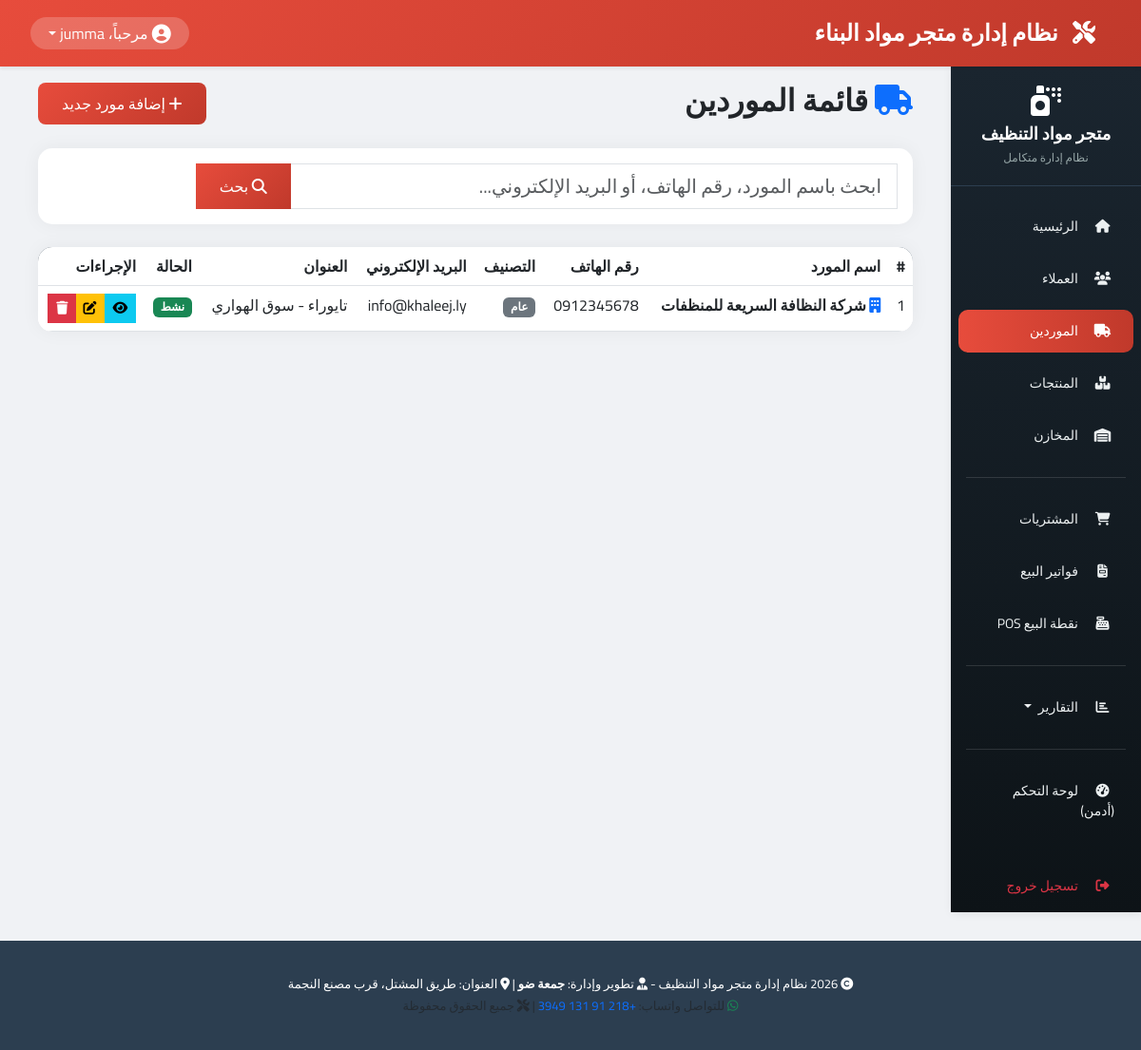
Page /suppliers/ (signed in) on the committed database.
### suppliers/models.py (models this page shows, shortened)
class Supplier(models.Model):
    name = models.CharField(max_length=200, verbose_name="اسم المورد")
    phone = models.CharField(max_length=20, blank=True, null=True, verbose_name="رقم الهاتف")
    email = models.EmailField(blank=True, null=True, verbose_name="البريد الإلكتروني")
    address = models.CharField(max_length=300, blank=True, null=True, verbose_name="العنوان")
    SUPPLIER_CATEGORIES = [
        ('detergents', 'منظفات سائلة'),
        ('powders', 'مساحيق غسيل'),
        ('disinfectants', 'مطهرات ومعقمات'),
        ('papers', 'ورقيات ومناديل'),
        ('tools', 'أدوات ومعدات تنظيف'),
        ('chemicals', 'مواد كيميائية خام'),
        ('general', 'عام'),
    ]
    category = models.CharField(max_length=20, choices=SUPPLIER_CATEGORIES, default='general', verbose_name="تصنيف المورد")
    is_active = models.BooleanField(default=True, verbose_name="نشط")
    created_at = models.DateTimeField(auto_now_add=True, verbose_name="تاريخ الإضافة")
    updated_at = models.DateTimeField(auto_now=True, verbose_name="آخر تحديث")
    class Meta:
        verbose_name = "مورد"
        verbose_name_plural = "الموردين"
        ordering = ['name']

### suppliers/views.py (the view)
# urls.py: path('', views.SupplierListView.as_view(), name='supplier_list'),
class SupplierListView(LoginRequiredMixin, ListView):
    model = Supplier
    template_name = 'suppliers/supplier_list.html'
    context_object_name = 'suppliers'
    paginate_by = 10
    def get_queryset(self):
        try:
            queryset = super().get_queryset()
            search = self.request.GET.get('search', '').strip()
            if search:
                queryset = queryset.filter(
                    Q(name__icontains=search) |
                    Q(phone__icontains=search) |
                    Q(email__icontains=search)
                )
            return queryset
        except Exception as e:
            messages.error(self.request, "حدث خطأ أثناء البحث عن الموردين، يرجى المحاولة لاحقاً.")
            return Supplier.objects.none()
    def get_context_data(self, **kwargs):
        context = super().get_context_data(**kwargs)
        context['search'] = self.request.GET.get('search', '')
        return context

### suppliers/templates/suppliers/supplier_list.html (shortened to what this page needs)
{% extends 'base.html' %}
{% load static %}
{% block content %}
<div class="container-fluid">
    <div class="row">
        <div class="col-12">
            <div class="d-flex justify-content-between align-items-center mb-4">
                <h2>
                    <i class="fas fa-truck text-primary"></i>
                    قائمة الموردين
                </h2>
                <a href="{% url 'suppliers:supplier_add' %}" class="btn btn-primary-custom">
                    <i class="fas fa-plus"></i>
                    إضافة مورد جديد
                </a>
            </div>
            <div class="card card-custom mb-4">
                <div class="card-body">
                    <form method="GET" class="row g-3">
                        <div class="col-md-10">
                            <div class="input-group">
                                <input type="text"
                                       name="search"
                                       class="form-control form-control-lg"
                                       placeholder="ابحث باسم المورد، رقم الهاتف، أو البريد الإلكتروني..."
                                       value="{{ search }}">
                                <button class="btn btn-primary-custom" type="submit">
                                    <i class="fas fa-search"></i> بحث
                                </button>
                            </div>
                        </div>
                        <div class="col-md-2">
                        </div>
                    </form>
                </div>
            </div>
            <div class="card card-custom">
                <div class="card-body p-0">
                    <div class="table-responsive">
                        <table class="table table-custom table-hover mb-0">
                            <thead>
                                <tr>
                                    <th>#</th>
                                    <th>اسم المورد</th>
                                    <th>رقم الهاتف</th>
                                    <th>التصنيف</th>
                                    <th>البريد الإلكتروني</th>
                                    <th>العنوان</th>
                                    <th>الحالة</th>
                                    <th>الإجراءات</th>
                                </tr>
                            </thead>
                            <tbody>
                                {% if suppliers %}
                                    {% for supplier in suppliers %}
                                    <tr>
                                        <td>{{ forloop.counter }}</td>
                                        <td class="fw-bold">
                                            <i class="fas fa-building text-primary"></i>
                                            {{ supplier.name }}
                                        </td>
                                        <td>{{ supplier.phone|default:"—" }}</td>
                                        <td>
                                            <span class="badge bg-secondary">
                                                {{ supplier.get_category_display }}
                                            </span>
                                        </td>
                                        <td>{{ supplier.email|default:"—" }}</td>
                                        <td>{{ supplier.address|default:"—"|truncatechars:30 }}</td>
                                        <td>
                                            {% if supplier.is_active %}
                                                <span class="badge bg-success">نشط</span>
                                            {% else %}
                                                <span class="badge bg-secondary">غير نشط</span>
                                            {% endif %}
                                        </td>
                                        <td>
                                            <div class="btn-group" role="group">
                                                <a href="{% url 'suppliers:supplier_detail' supplier.pk %}"
                                                   class="btn btn-sm btn-info" title="عرض">
                                                    <i class="fas fa-eye"></i>
                                                </a>
                                                <a href="{% url 'suppliers:supplier_edit' supplier.pk %}"
                                                   class="btn btn-sm btn-warning" title="تعديل">
                                                    <i class="fas fa-edit"></i>
                                                </a>
                                                <a href="{% url 'suppliers:supplier_delete' supplier.pk %}"
                                                   class="btn btn-sm btn-danger" title="حذف">
                                                    <i class="fas fa-trash"></i>
                                                </a>
                                            </div>
                                        </td>
                                    </tr>
                                    {% endfor %}
                                {% endif %}
                            </tbody>
                        </table>
                    </div>
                </div>
            </div>
        </div>
    </div>
</div>
{% endblock %}

### templates/includes/navbar.html (shortened to what this page needs)
{% load static %}
<nav class="navbar navbar-expand-lg navbar-top shadow-sm">
    <div class="container-fluid">
        <a class="navbar-brand fw-bold" href="{% url 'home' %}">
            <i class="fas fa-tools"></i> نظام إدارة متجر مواد البناء
        </a>
        <div class="d-flex align-items-center">
            <div class="dropdown">
                <a href="#" class="dropdown-toggle text-decoration-none user-dropdown d-flex align-items-center" data-bs-toggle="dropdown" aria-expanded="false">
                    <i class="fas fa-user-circle fa-lg me-1"></i>
                    <span class="d-none d-md-inline">مرحباً، {{ request.user.first_name|default:request.user.username }}</span>
                </a>
            </div>
        </div>
    </div>
</nav>

### static/css/style.css (style rules this page uses)
* { margin: 0; padding: 0; box-sizing: border-box; }
body { background-color: #f0f2f5; font-family: 'Cairo', 'Tahoma', 'Segoe UI', system-ui; }
.navbar-top { background: linear-gradient(135deg, #e74c3c 0%, #c0392b 100%); box-shadow: 0 2px 10px rgba(0,0,0,0.1); padding: 12px 20px; }
.navbar-top .navbar-brand { color: white; font-weight: bold; font-size: 1.5rem; }
.navbar-top .navbar-brand i { margin-left: 10px; }
.user-dropdown { background: rgba(255,255,255,0.2); border-radius: 30px; padding: 5px 15px; color: white; }
.card-custom { background: white; border-radius: 15px; border: none; box-shadow: 0 0 20px rgba(0,0,0,0.05); transition: transform 0.3s ease, box-shadow 0.3s ease; }
.btn-primary-custom { background: linear-gradient(135deg, #e74c3c 0%, #c0392b 100%); border: none; color: white; padding: 10px 25px; border-radius: 8px; transition: all 0.3s ease; }
.table-custom { background: white; border-radius: 15px; overflow: hidden; }
.table-custom thead { background: linear-gradient(135deg, #2c3e50 0%, #34495e 100%); color: white; }

### templates/base.html (style rules this page uses)
body, h1, h2, h3, h4, h5, h6, .btn, .nav-link, .form-control, .table, td, th { font-family: 'Cairo', sans-serif !important; }
body { font-weight: 400; }
h1, h2, h3, h4, h5, h6 { font-weight: 700 !important; }

### rows in the picture
Supplier: name "شركة النظافة السريعة للمنظفات", phone "0912345678", category "عام", email "info@khaleej.ly", address "تايوراء - سوق الهواري", is_active "نشط"

### other values in the picture
{{ request.user.first_name|default:request.user.username }} "jumma"
